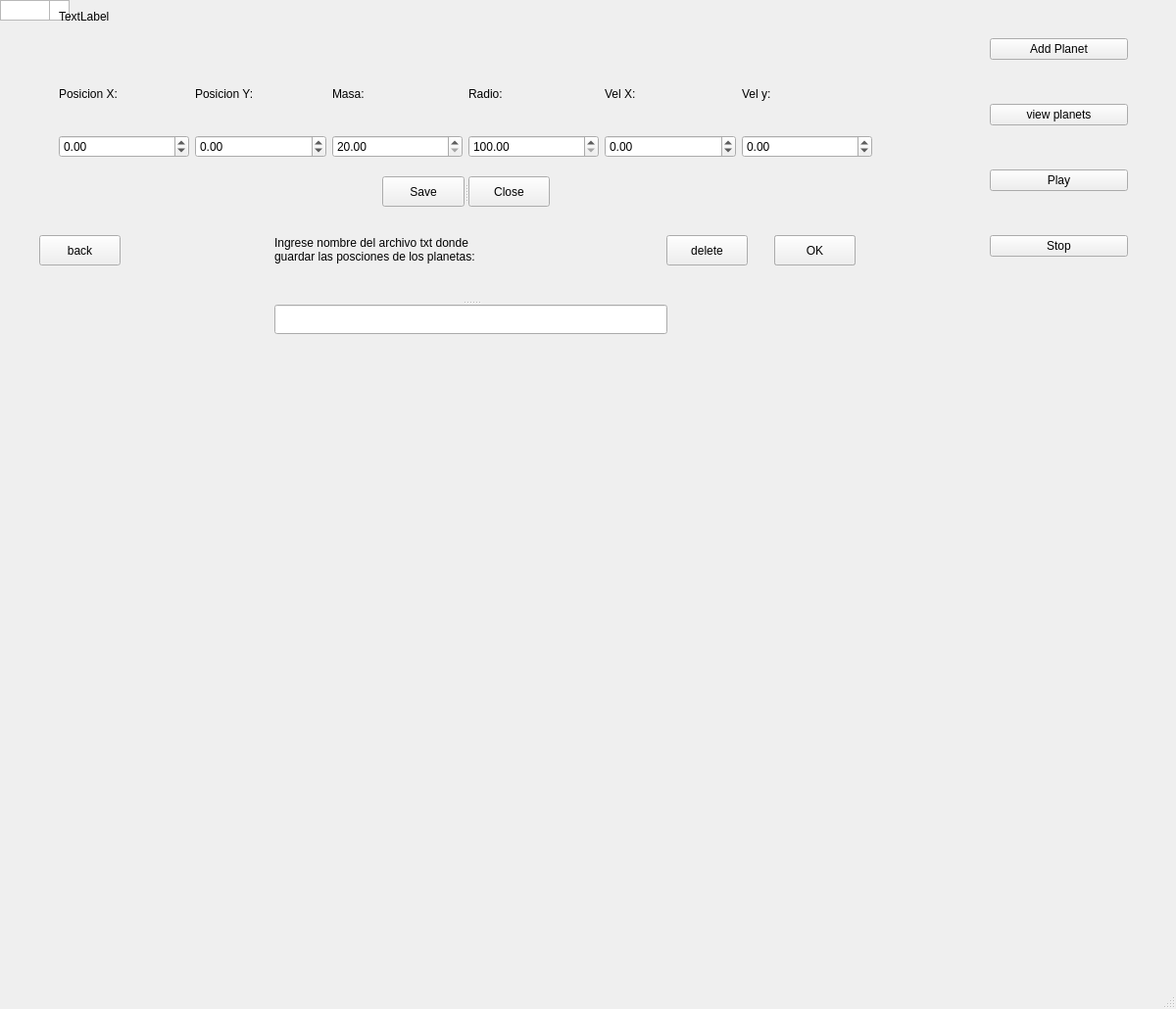
<?xml version="1.0" encoding="UTF-8"?>
<ui version="4.0">
 <class>MainWindow</class>
 <widget class="QMainWindow" name="MainWindow">
  <property name="geometry">
   <rect>
    <x>0</x>
    <y>0</y>
    <width>1200</width>
    <height>1030</height>
   </rect>
  </property>
  <property name="windowTitle">
   <string>MainWindow</string>
  </property>
  <widget class="QWidget" name="centralwidget">
   <widget class="QGraphicsView" name="graphicsView">
    <property name="geometry">
     <rect>
      <x>0</x>
      <y>0</y>
      <width>71</width>
      <height>21</height>
     </rect>
    </property>
   </widget>
   <widget class="QGraphicsView" name="graphicsView_2">
    <property name="geometry">
     <rect>
      <x>0</x>
      <y>0</y>
      <width>51</width>
      <height>21</height>
     </rect>
    </property>
   </widget>
   <widget class="QSplitter" name="splitter_2">
    <property name="geometry">
     <rect>
      <x>390</x>
      <y>180</y>
      <width>171</width>
      <height>31</height>
     </rect>
    </property>
    <property name="orientation">
     <enum>Qt::Horizontal</enum>
    </property>
    <widget class="QPushButton" name="save">
     <property name="text">
      <string>Save</string>
     </property>
    </widget>
    <widget class="QPushButton" name="pushButton_3">
     <property name="text">
      <string>Close</string>
     </property>
    </widget>
   </widget>
   <widget class="QWidget" name="layoutWidget">
    <property name="geometry">
     <rect>
      <x>1010</x>
      <y>0</y>
      <width>141</width>
      <height>301</height>
     </rect>
    </property>
    <layout class="QGridLayout" name="gridLayout">
     <item row="0" column="0">
      <widget class="QPushButton" name="add">
       <property name="text">
        <string>Add Planet</string>
       </property>
      </widget>
     </item>
     <item row="1" column="0">
      <widget class="QPushButton" name="view">
       <property name="text">
        <string>view planets</string>
       </property>
      </widget>
     </item>
     <item row="2" column="0">
      <widget class="QPushButton" name="play">
       <property name="text">
        <string>Play</string>
       </property>
      </widget>
     </item>
     <item row="3" column="0">
      <widget class="QPushButton" name="stop">
       <property name="text">
        <string>Stop</string>
       </property>
      </widget>
     </item>
    </layout>
   </widget>
   <widget class="QWidget" name="layoutWidget">
    <property name="geometry">
     <rect>
      <x>60</x>
      <y>-20</y>
      <width>830</width>
      <height>181</height>
     </rect>
    </property>
    <layout class="QGridLayout" name="gridLayout_2">
     <item row="2" column="2">
      <widget class="QDoubleSpinBox" name="masa">
       <property name="minimum">
        <double>20.000000000000000</double>
       </property>
       <property name="maximum">
        <double>100000.000000000000000</double>
       </property>
      </widget>
     </item>
     <item row="1" column="0">
      <widget class="QLabel" name="label">
       <property name="styleSheet">
        <string notr="true">font: 8pt &quot;8514oem&quot;;</string>
       </property>
       <property name="text">
        <string>Posicion X:</string>
       </property>
      </widget>
     </item>
     <item row="1" column="1">
      <widget class="QLabel" name="label_2">
       <property name="styleSheet">
        <string notr="true">font: 8pt &quot;8514oem&quot;;</string>
       </property>
       <property name="text">
        <string>Posicion Y:</string>
       </property>
      </widget>
     </item>
     <item row="2" column="4">
      <widget class="QDoubleSpinBox" name="velx">
       <property name="minimum">
        <double>-1000000000000000013946113804119924437974165856986638331112094170909680489426130543638408513078605724209795153399497011464465488473637220910340574757582946907032347746826714825234078949864321840610832155574248213693581484614981956096327942144.000000000000000</double>
       </property>
       <property name="maximum">
        <double>100000000000000001097906362944045541740492309677311846336810682903157585404911491537163328978494688899061249669721172515611590283743140088328307009198146046031271664502933027185697489699588559043338384466165001178426897626212945177628091195786707458122783970171784415105291802893207873272974885715430223118336.000000000000000</double>
       </property>
      </widget>
     </item>
     <item row="2" column="1">
      <widget class="QDoubleSpinBox" name="posy">
       <property name="minimum">
        <double>-8000.000000000000000</double>
       </property>
       <property name="maximum">
        <double>8000.000000000000000</double>
       </property>
      </widget>
     </item>
     <item row="2" column="0">
      <widget class="QDoubleSpinBox" name="posx">
       <property name="minimum">
        <double>-8000.000000000000000</double>
       </property>
       <property name="maximum">
        <double>8000.000000000000000</double>
       </property>
       <property name="value">
        <double>0.000000000000000</double>
       </property>
      </widget>
     </item>
     <item row="1" column="2">
      <widget class="QLabel" name="label_3">
       <property name="styleSheet">
        <string notr="true">font: 8pt &quot;8514oem&quot;;</string>
       </property>
       <property name="text">
        <string>Masa:</string>
       </property>
      </widget>
     </item>
     <item row="1" column="3">
      <widget class="QLabel" name="label_4">
       <property name="styleSheet">
        <string notr="true">font: 8pt &quot;8514oem&quot;;</string>
       </property>
       <property name="text">
        <string>Radio:</string>
       </property>
      </widget>
     </item>
     <item row="2" column="3">
      <widget class="QDoubleSpinBox" name="radio">
       <property name="minimum">
        <double>100.000000000000000</double>
       </property>
       <property name="maximum">
        <double>300.000000000000000</double>
       </property>
      </widget>
     </item>
     <item row="1" column="5">
      <widget class="QLabel" name="label_6">
       <property name="styleSheet">
        <string notr="true">font: 8pt &quot;8514oem&quot;;</string>
       </property>
       <property name="text">
        <string>Vel y:</string>
       </property>
      </widget>
     </item>
     <item row="2" column="5">
      <widget class="QDoubleSpinBox" name="vely">
       <property name="readOnly">
        <bool>false</bool>
       </property>
       <property name="accelerated">
        <bool>false</bool>
       </property>
       <property name="showGroupSeparator" stdset="0">
        <bool>false</bool>
       </property>
       <property name="minimum">
        <double>-100000000000000001097906362944045541740492309677311846336810682903157585404911491537163328978494688899061249669721172515611590283743140088328307009198146046031271664502933027185697489699588559043338384466165001178426897626212945177628091195786707458122783970171784415105291802893207873272974885715430223118336.000000000000000</double>
       </property>
       <property name="maximum">
        <double>100000000000000001097906362944045541740492309677311846336810682903157585404911491537163328978494688899061249669721172515611590283743140088328307009198146046031271664502933027185697489699588559043338384466165001178426897626212945177628091195786707458122783970171784415105291802893207873272974885715430223118336.000000000000000</double>
       </property>
       <property name="value">
        <double>0.000000000000000</double>
       </property>
      </widget>
     </item>
     <item row="1" column="4">
      <widget class="QLabel" name="label_5">
       <property name="styleSheet">
        <string notr="true">font: 8pt &quot;8514oem&quot;;</string>
       </property>
       <property name="text">
        <string>Vel X:</string>
       </property>
      </widget>
     </item>
     <item row="0" column="0">
      <widget class="QLabel" name="label_8">
       <property name="styleSheet">
        <string notr="true">font: 8pt &quot;8514oem&quot;;</string>
       </property>
       <property name="text">
        <string>TextLabel</string>
       </property>
      </widget>
     </item>
    </layout>
   </widget>
   <widget class="QPushButton" name="delete_">
    <property name="geometry">
     <rect>
      <x>680</x>
      <y>240</y>
      <width>83</width>
      <height>31</height>
     </rect>
    </property>
    <property name="text">
     <string>delete</string>
    </property>
   </widget>
   <widget class="QPushButton" name="next">
    <property name="geometry">
     <rect>
      <x>790</x>
      <y>240</y>
      <width>83</width>
      <height>31</height>
     </rect>
    </property>
    <property name="text">
     <string>next</string>
    </property>
   </widget>
   <widget class="QPushButton" name="back">
    <property name="geometry">
     <rect>
      <x>40</x>
      <y>240</y>
      <width>83</width>
      <height>31</height>
     </rect>
    </property>
    <property name="text">
     <string>back</string>
    </property>
   </widget>
   <widget class="QPushButton" name="ok">
    <property name="geometry">
     <rect>
      <x>790</x>
      <y>240</y>
      <width>83</width>
      <height>31</height>
     </rect>
    </property>
    <property name="text">
     <string>OK</string>
    </property>
   </widget>
   <widget class="QSplitter" name="splitter">
    <property name="geometry">
     <rect>
      <x>280</x>
      <y>230</y>
      <width>401</width>
      <height>111</height>
     </rect>
    </property>
    <property name="orientation">
     <enum>Qt::Vertical</enum>
    </property>
    <widget class="QLabel" name="label_7">
     <property name="styleSheet">
      <string notr="true">font: 8pt &quot;8514oem&quot;;</string>
     </property>
     <property name="text">
      <string>Ingrese nombre del archivo txt donde
guardar las posciones de los planetas:

</string>
     </property>
    </widget>
    <widget class="QLineEdit" name="lineEdit">
     <property name="text">
      <string/>
     </property>
    </widget>
   </widget>
  </widget>
  <widget class="QMenuBar" name="menubar">
   <property name="geometry">
    <rect>
     <x>0</x>
     <y>0</y>
     <width>1200</width>
     <height>21</height>
    </rect>
   </property>
  </widget>
  <widget class="QStatusBar" name="statusbar"/>
 </widget>
 <resources/>
 <connections/>
</ui>
